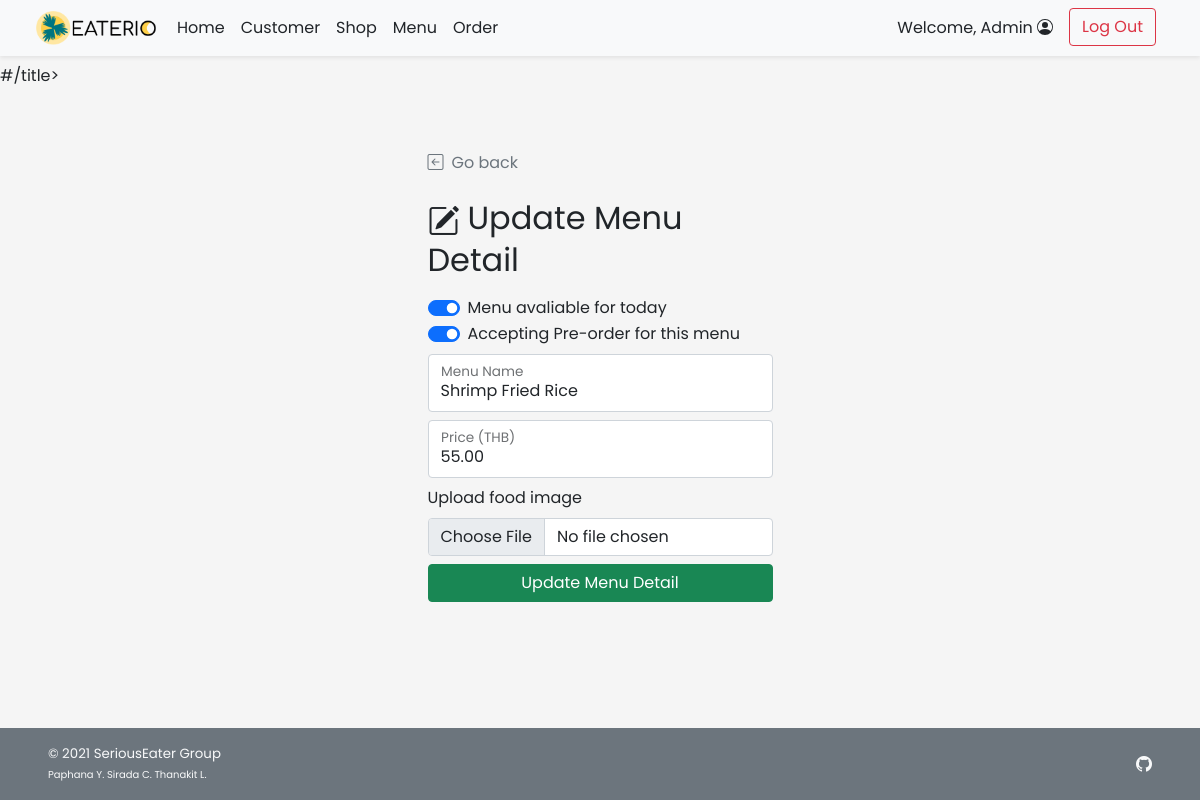
/admin/admin_food_edit.php?s_id=1&f_id=2 (signed in), run on an earlier commit of the app's database.
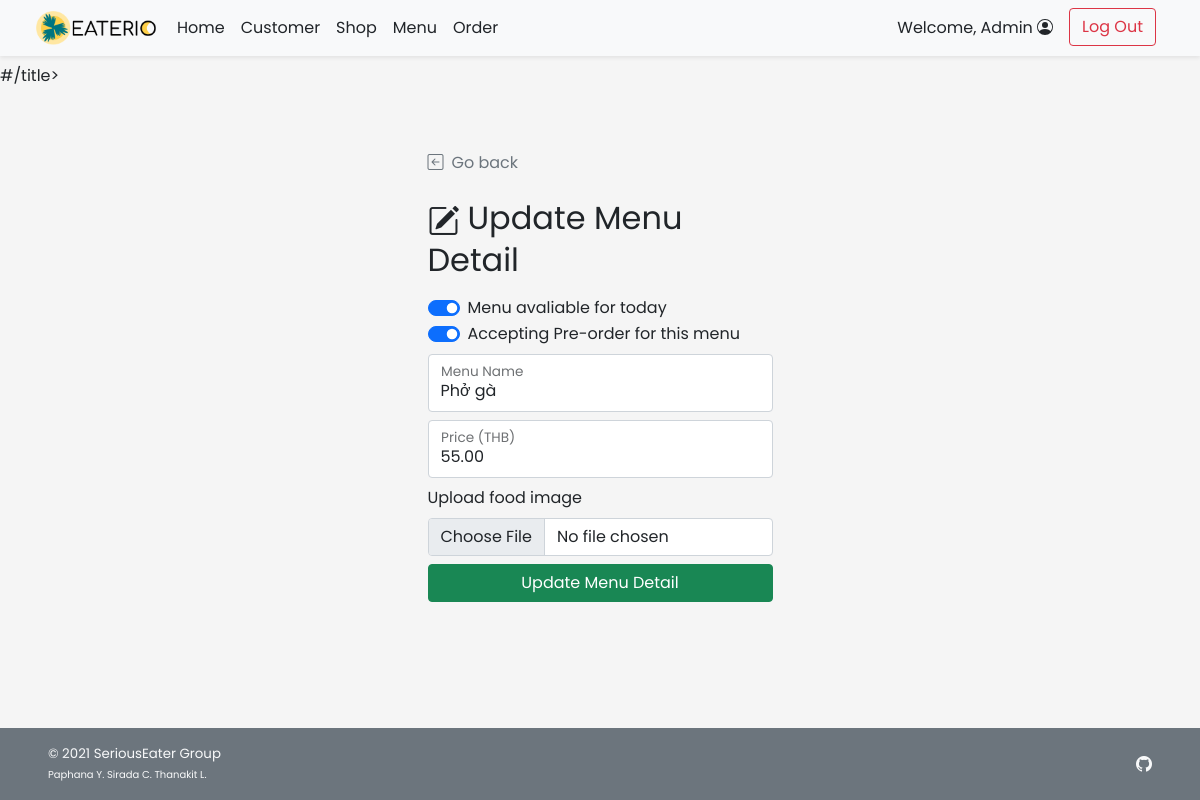
And on a later commit of the database.
### tables this page shows
CREATE TABLE `food` (
  `f_id` int(11) NOT NULL,
  `s_id` int(11) NOT NULL,
  `f_name` varchar(100) NOT NULL,
  `f_price` decimal(6,2) NOT NULL,
  `f_todayavail` tinyint(4) NOT NULL DEFAULT 1 COMMENT 'Food is available to order or not',
  `f_preorderavail` tinyint(4) NOT NULL DEFAULT 1,
  `f_pic` text DEFAULT NULL
);

### admin/admin_food_edit.php (the view, shortened to what this page needs)
<!DOCTYPE html>
<html lang="en">
<head>
    <?php
        include("../conn_db.php");
        include('../head.php');
    ?>
    <link href="../css/main.css" rel="stylesheet">
    <link href="../css/login.css" rel="stylesheet">
</head>
<body class="d-flex flex-column h-100">
    <?php include('nav_header_admin.php')?>
    <div class="container form-signin mt-auto w-50">
        <a class="nav nav-item text-decoration-none text-muted" href="#" onclick="history.back();">
            <i class="bi bi-arrow-left-square me-2"></i>Go back
        </a>
        <?php
            $f_id = $_GET["f_id"];
            $query = "SELECT * FROM food WHERE f_id = {$f_id} LIMIT 0,1";
            $result = $mysqli ->query($query);
            $row = $result -> fetch_array();
        ?>
        <form method="POST" action="admin_food_edit.php" class="form-floating" enctype="multipart/form-data">
            <h2 class="mt-4 mb-3 fw-normal text-bold"><i class="bi bi-pencil-square me-2"></i>Update Menu Detail</h2>
            <div class="form-check form-switch">
                <input class="form-check-input" type="checkbox" id="f_todayavail"
                name="f_todayavail" <?php if($row["f_todayavail"]){echo "checked";} ?>>
                <label class="form-check-label" for="f_todayavail">Menu avaliable for today</label>
            </div>
            <div class="form-check form-switch mb-2">
                <input class="form-check-input" type="checkbox" id="f_preorderavail" name="f_preorderavail" <?php if($row["f_preorderavail"]){echo "checked";} ?>>
                <label class="form-check-label" for="f_preorderavail">Accepting Pre-order for this menu</label>
            </div>
            <div class="form-floating mb-2">
                <input type="text" class="form-control" id="f_name" placeholder="f_name" name="f_name"
                value="<?php echo $row["f_name"];?>" required>
                <label for="f_name">Menu Name</label>
            </div>
            <div class="form-floating mb-2">
                <input type="number" step=".25" min="0.00" max="999.75" class="form-control" id="f_price" placeholder="Price (THB)" value="<?php echo $row["f_price"];?>" name="f_price" required>
                <label for="f_price">Price (THB)</label>
            </div>
            <div class="mb-2">
                <label for="formFile" class="form-label">Upload food image</label>
                <input class="form-control" type="file" id="f_pic" name="f_pic" accept="image/*">
            </div>
            <button class="w-100 btn btn-success mb-3" name="upd_confirm" type="submit">Update Menu Detail</button>
        </form>
    </div>
    <footer
        class="footer d-flex flex-wrap justify-content-between align-items-center px-5 py-3 mt-auto bg-secondary text-light">
        <span class="smaller-font">&copy; 2021 SeriousEater Group<br /><span class="xsmall-font">Paphana Y. Sirada C.
                Thanakit L.</span></span>
        <ul class="nav justify-content-end list-unstyled d-flex">
            <li class="ms-3"><a class="text-light" target="_blank" href=#><i
                        class="bi bi-github"></i></a></li>
        </ul>
    </footer>
</body>
</html>

What changed in the data, as far as the page shows it:
changed food: f_name "Shrimp Fried Rice" → "Phở gà"
